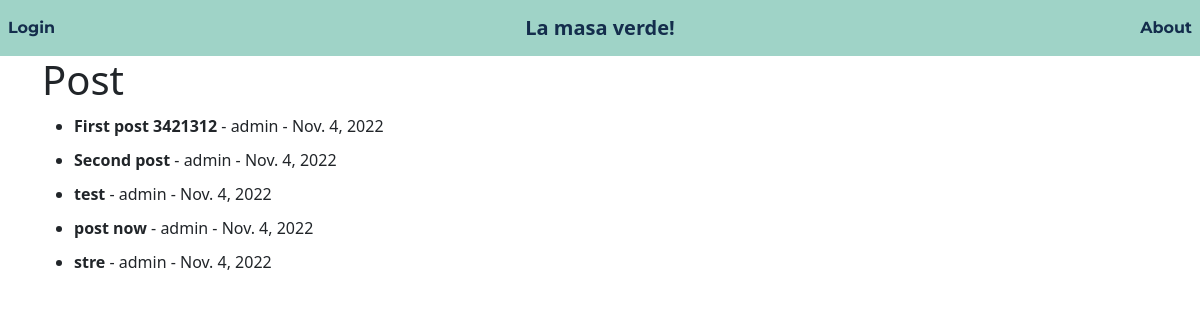
Before: / with the older database file.
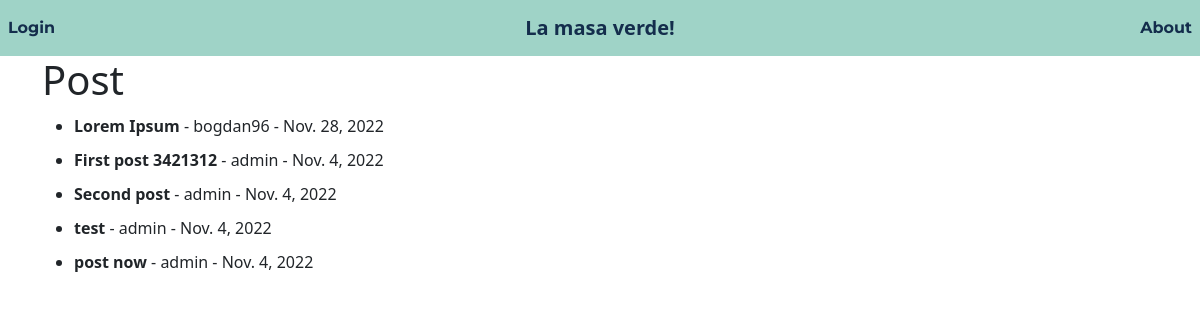
After: the same page with the newer database file.
### foot_space/models.py (models this page shows, shortened)
class Post(models.Model):
    title = models.CharField(max_length=255)
    title_tag = models.CharField(max_length=255)
    author = models.ForeignKey(User, on_delete=models.CASCADE)
    body = models.TextField()
    post_date = models.DateField(auto_now_add=True)
    category = models.CharField(max_length=255, default='fotbal')

### foot_space/views.py (the view)
# urls.py: path('', HomeView.as_view(), name="home"),
class HomeView(ListView):
    model = Post
    template_name = "home.html"
    ordering = ['-post_date']

### foot_space/templates/home.html (shortened to what this page needs)
{% extends 'base.html' %}
{% block content %}
<html>
<h1>Post</h1>
<ul>
{% for post in object_list %}
    <li class ="li_spaced"><a href="{% url 'article-detail' post.pk %}">{{ post.title }}</a> - {{ post.author}} - {{ post.post_date }}
    </li>
{% endfor %}
</ul>
</html>
{% endblock %}

### foot_space/templates/base.html (shortened to what this page needs)
{% load static %}
<!doctype html>
<html lang="en">
  <head>
    <link href="https://cdn.jsdelivr.net/npm/bootstrap@5.2.2/dist/css/bootstrap.min.css" rel="stylesheet">
  </head>
<body>
<nav class="navbar navbar-expand-md  ">
    <a class="navbar-brand abs" href="{% url 'home' %}"> La masa verde!</a>
    <div class="navbar-collapse collapse nav-content order-2" id="navbarSupportedContent">
        <ul class="nav navbar-nav">
            <li class="nav-item">
                {% if request.user.is_authenticated %}
                    <a class="nav-link">{{ request.user }}</a>
                <li class="nav-item">
                    <a class="nav-link" href="{% url 'logout' %}">Logout</a>
                </li>
                <li class="nav-item">
                    <a class="nav-link" href="{% url 'add_post' %}">Add Post</a>
                </li>
                {% else %}
                <li class="nav-item">
                    <a class="nav-link" href="{% url 'login' %}">Login</a>
                </li>
                {% endif %}
            </li>
        </ul>
          <ul class="navbar-nav ms-auto">
                <li class="nav-item">
                    <a class="nav-link" href="" data-bs-target="#myModal" data-bs-toggle="modal">About</a>
                </li>
          </ul>
    </div>
</nav>
    <div class = "container">
        {% block content %}
        {% endblock %}
    </div>
  </body>
</html>

### foot_space/templates/home.html (style rules this page uses)
a { color: inherit; text-decoration: none; font-weight: bold; }
.li_spaced { margin: 10px 0; }

Changed rows visible on the page:
removed Post: title "stre", author "admin", post_date "Nov. 4, 2022"
added Post: title "Lorem Ipsum", author "bogdan96", post_date "Nov. 28, 2022"
